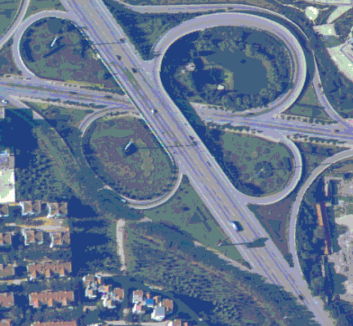
#> input picture Codigo/imagem1.png, 353 x 326 px
$ python trab.py
#> lines starting #> are read from the running program, lines starting #| are printed output that depends on the picture
import cv2
import numpy as np
import matplotlib.pyplot as plt

# Carregar a imagem RGB
imagem_rgb = cv2.imread('imagem1.png')
#> imagem_rgb is the input picture: shape (326, 353, 3); mean B, G, R 142.9, 117.5, 101

# Converter a imagem para tons de cinza usando a fórmula
# A fórmula é aplicada a cada pixel da imagem
imagem_cinza = (0.229 * imagem_rgb[:,:,0] +
                0.587 * imagem_rgb[:,:,1] +
                0.114 * imagem_rgb[:,:,2])
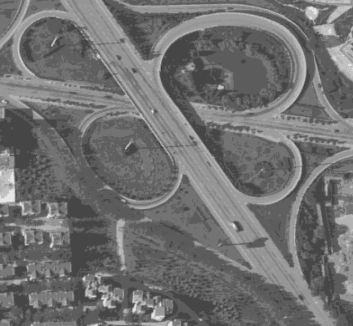
#> imagem_cinza: shape (326, 353) float64; min 60.91, max 231.4, mean 113.2

# Converter a imagem cinza para o formato uint8
imagem_cinza = np.uint8(imagem_cinza)

# Mostrar a imagem em cinza
plt.figure(figsize=(10, 5))
plt.imshow(imagem_cinza, cmap='gray', vmin=0, vmax=255)
plt.title('Imagem em Tons de Cinza')
plt.show()
